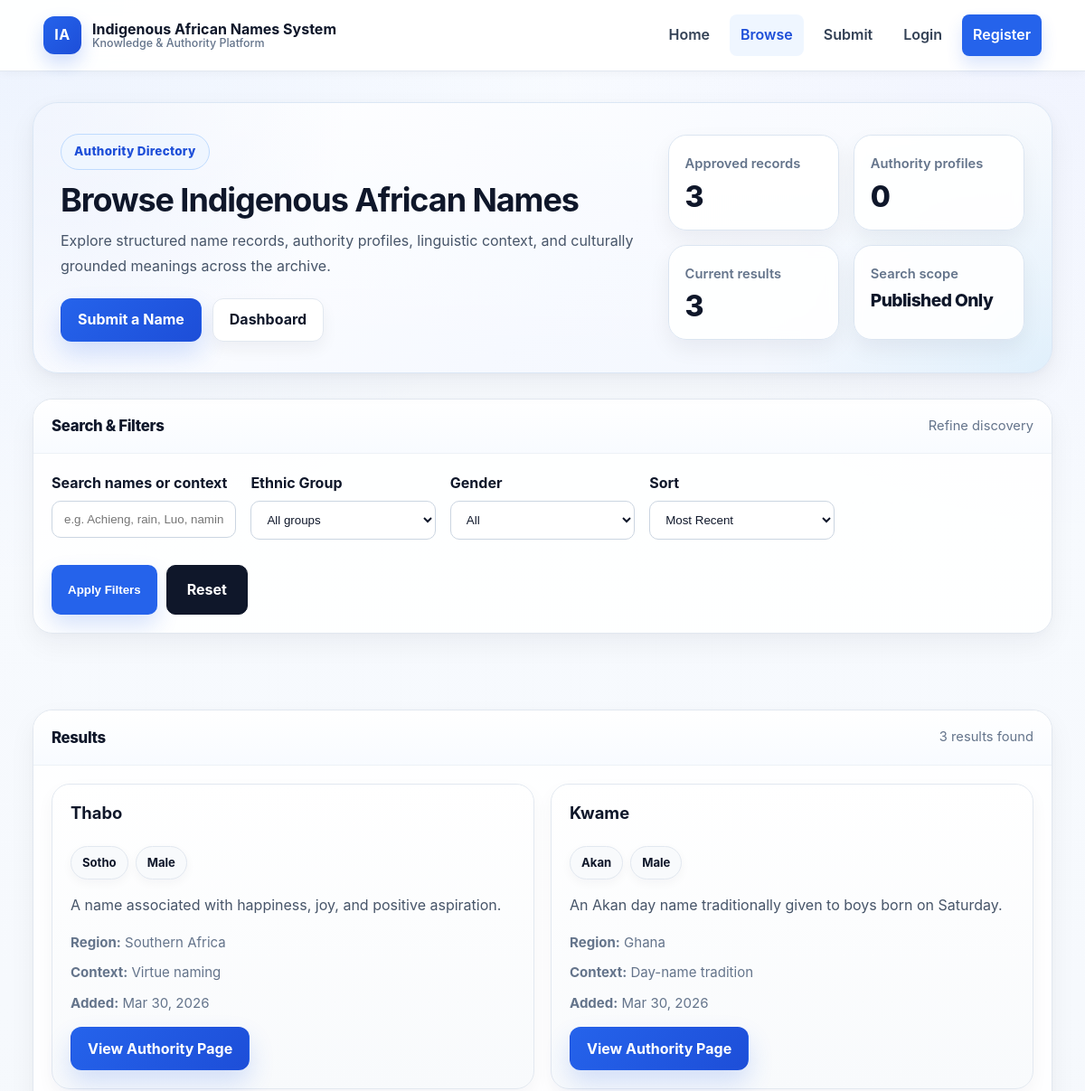
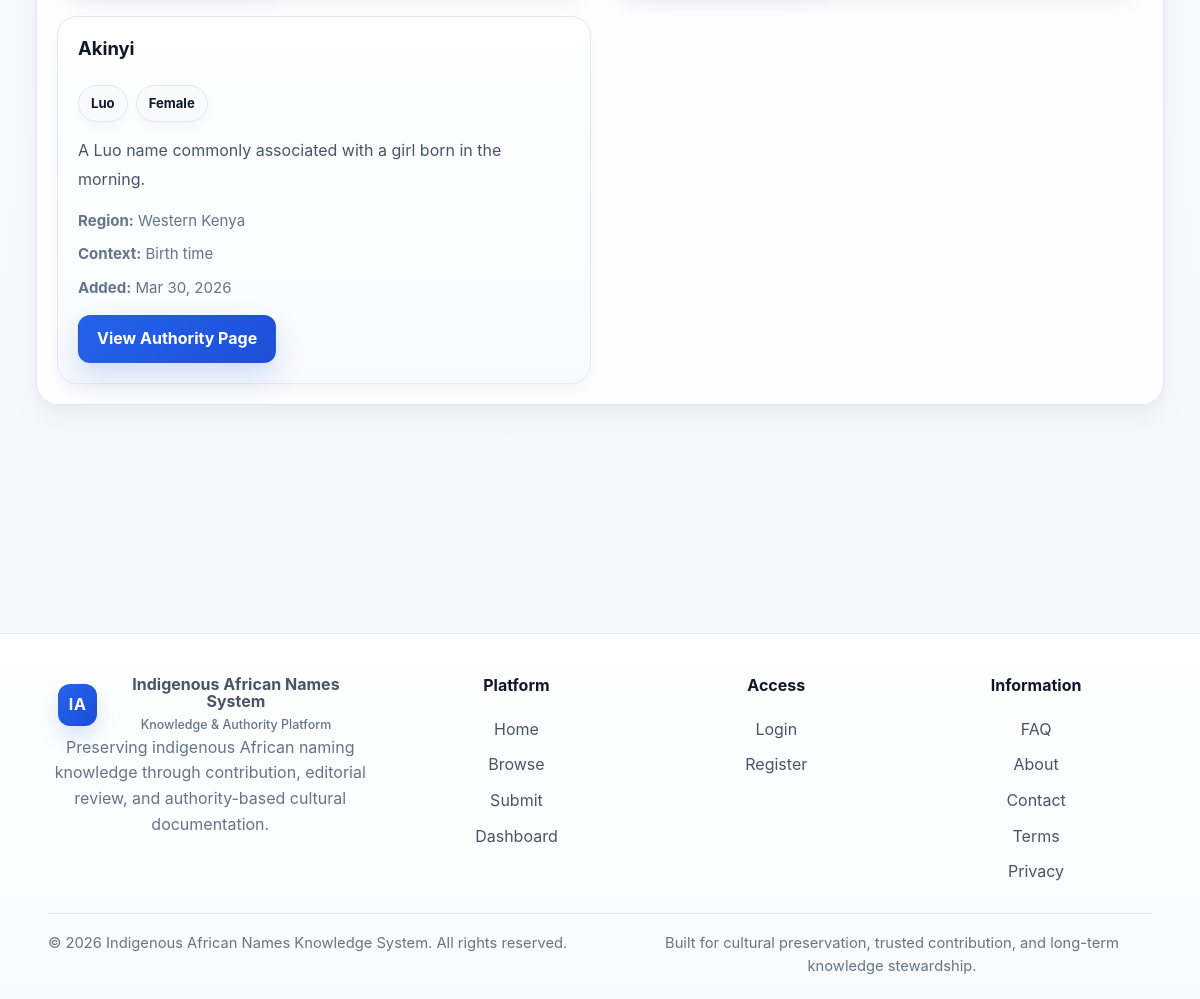
Screenshot of /browse.php with the database file from the repository (2 pictures, top to bottom).
### tables this page shows
CREATE TABLE IF NOT EXISTS name_entries (
    id INT AUTO_INCREMENT PRIMARY KEY,
    name VARCHAR(150) NOT NULL,
    meaning TEXT NOT NULL,
    ethnic_group VARCHAR(150) NOT NULL,
    region VARCHAR(150) DEFAULT NULL,
    gender ENUM('male', 'female', 'unisex', 'other') DEFAULT 'unisex',
    naming_context VARCHAR(255) DEFAULT NULL,
    cultural_explanation TEXT,
    sources TEXT,
    status ENUM('pending', 'approved', 'rejected') NOT NULL DEFAULT 'pending',
    created_by INT DEFAULT NULL,
    created_at TIMESTAMP DEFAULT CURRENT_TIMESTAMP,
    updated_at TIMESTAMP DEFAULT CURRENT_TIMESTAMP ON UPDATE CURRENT_TIMESTAMP,
    CONSTRAINT fk_name_entries_user
        FOREIGN KEY (created_by) REFERENCES users(id)
        ON DELETE SET NULL
);

### includes/auth.php (called while the page is built, shortened)
<?php
function isLoggedIn(): bool
{
    return isset($_SESSION['user']) && is_array($_SESSION['user']);
}
function currentUser(): ?array
{
    if (!isLoggedIn()) {
        return null;
    }
    $user = $_SESSION['user'];
    return [
        'id'    => isset($user['id']) ? (int)$user['id'] : 0,
        'name'  => isset($user['name']) ? trim((string)$user['name']) : '',
        'email' => isset($user['email']) ? trim((string)$user['email']) : '',
        'role'  => isset($user['role']) ? trim((string)$user['role']) : 'contributor',
    ];
}

### public/browse.php (the view, shortened to what this page needs)
<?php
require_once __DIR__ . '/../includes/db.php';
require_once __DIR__ . '/../includes/auth.php';
$user = currentUser();
$role = strtolower(trim((string)($user['role'] ?? '')));
$isEditorOrAdmin = in_array($role, ['editor', 'admin'], true);
function e(string $value): string
{
    return htmlspecialchars($value, ENT_QUOTES, 'UTF-8');
}
function tableExists(PDO $pdo, string $tableName): bool
{
    try {
        $stmt = $pdo->prepare("
            SELECT COUNT(*)
            FROM information_schema.tables
            WHERE table_schema = DATABASE()
              AND table_name = :table
        ");
        $stmt->execute(['table' => $tableName]);
        return (int)$stmt->fetchColumn() > 0;
    } catch (Throwable $e) {
        return false;
    }
}
function tableHasColumn(PDO $pdo, string $tableName, string $columnName): bool
{
    try {
        $stmt = $pdo->prepare("
            SELECT COUNT(*)
            FROM information_schema.columns
            WHERE table_schema = DATABASE()
              AND table_name = :table
              AND column_name = :column
        ");
        $stmt->execute([
            'table' => $tableName,
            'column' => $columnName,
        ]);
        return (int)$stmt->fetchColumn() > 0;
    } catch (Throwable $e) {
        return false;
    }
}
function fetchAllSafe(PDO $pdo, string $sql, array $params = []): array
{
    try {
        $stmt = $pdo->prepare($sql);
        $stmt->execute($params);
        return $stmt->fetchAll(PDO::FETCH_ASSOC) ?: [];
    } catch (Throwable $e) {
        return [];
    }
}
function scalar(PDO $pdo, string $sql, array $params = [], int $default = 0): int
{
    try {
        $stmt = $pdo->prepare($sql);
        $stmt->execute($params);
        $value = $stmt->fetchColumn();
        return $value !== false ? (int)$value : $default;
    } catch (Throwable $e) {
        return $default;
    }
}
function excerpt(?string $text, int $limit = 180): string
{
    $text = trim((string)$text);
    $text = preg_replace('/\s+/', ' ', $text) ?? $text;
    if (mb_strlen($text) <= $limit) {
        return $text;
    }
    return rtrim(mb_substr($text, 0, $limit - 1)) . '…';
}
function formatShortDate(?string $datetime): string
{
    try {
        $dt = new DateTime($datetime);
        return $dt->format('M j, Y');
    } catch (Throwable $e) {
        return $datetime;
    }
}
$hasProfiles = tableExists($pdo, 'name_profiles');
$profileColumns = [
    'overview' => $hasProfiles && tableHasColumn($pdo, 'name_profiles', 'overview'),
    'ai_summary' => $hasProfiles && tableHasColumn($pdo, 'name_profiles', 'ai_summary'),
    'pronunciation' => $hasProfiles && tableHasColumn($pdo, 'name_profiles', 'pronunciation'),
    'variants' => $hasProfiles && tableHasColumn($pdo, 'name_profiles', 'variants'),
    'cultural_significance' => $hasProfiles && tableHasColumn($pdo, 'name_profiles', 'cultural_significance'),
    'linguistic_origin' => $hasProfiles && tableHasColumn($pdo, 'name_profiles', 'linguistic_origin'),
];
$profileJoin = $hasProfiles ? "LEFT JOIN name_profiles np ON np.entry_id = ne.id" : "";
$q = trim((string)($_GET['q'] ?? ''));
$status = trim((string)($_GET['status'] ?? ''));
$sort = trim((string)($_GET['sort'] ?? 'recent'));
$allowedStatuses = ['approved', 'pending', 'rejected'];
if (!$isEditorOrAdmin) {
    $status = 'approved';
} elseif ($status !== '' && !in_array($status, $allowedStatuses, true)) {
    $status = '';
}
$page = max(1, (int)($_GET['page'] ?? 1));
$perPage = 12;
$offset = ($page - 1) * $perPage;
$where = [];
$params = [];
if ($status !== '') {
    $where[] = "ne.status = :status";
    $params['status'] = $status;
} elseif (!$isEditorOrAdmin) {
    $where[] = "ne.status = 'approved'";
}
$whereSql = $where ? ('WHERE ' . implode(' AND ', $where)) : '';
$orderSql = match ($sort) {
    'oldest' => 'ORDER BY ne.created_at ASC, ne.id ASC',
    'name_asc' => 'ORDER BY ne.name ASC, ne.id ASC',
    'name_desc' => 'ORDER BY ne.name DESC, ne.id DESC',
    default => 'ORDER BY ne.created_at DESC, ne.id DESC',
};
$profileSelectParts = [];
$profileSelectParts[] = ($hasProfiles ? "CASE WHEN np.id IS NULL THEN 0 ELSE 1 END AS has_profile" : "0 AS has_profile");
$profileSelectParts[] = ($hasProfiles && $profileColumns['overview']) ? "np.overview AS overview" : "NULL AS overview";
$profileSelectParts[] = ($hasProfiles && $profileColumns['ai_summary']) ? "np.ai_summary AS ai_summary" : "NULL AS ai_summary";
$profileSelectParts[] = ($hasProfiles && $profileColumns['pronunciation']) ? "np.pronunciation AS pronunciation" : "NULL AS pronunciation";
$profileSelectParts[] = ($hasProfiles && $profileColumns['variants']) ? "np.variants AS variants" : "NULL AS variants";
$profileSelect = implode(",\n        ", $profileSelectParts);
$totalResults = scalar($pdo, "
    SELECT COUNT(DISTINCT ne.id)
    FROM name_entries ne
    {$profileJoin}
    {$whereSql}
", $params);
$sql = "
    SELECT
        ne.id,
        ne.name,
        ne.meaning,
        ne.ethnic_group,
        ne.region,
        ne.gender,
        ne.naming_context,
        ne.cultural_explanation,
        ne.status,
        ne.created_at,
        {$profileSelect},
        COALESCE(u.full_name, u.email, 'Unknown User') AS contributor_name
    FROM name_entries ne
    LEFT JOIN users u ON u.id = ne.created_by
    {$profileJoin}
    {$whereSql}
    GROUP BY ne.id
    {$orderSql}
    LIMIT {$perPage} OFFSET {$offset}
";
$results = fetchAllSafe($pdo, $sql, $params);
$totalApproved = scalar($pdo, "SELECT COUNT(*) FROM name_entries WHERE status = 'approved'");
$totalProfiles = $hasProfiles ? scalar($pdo, "SELECT COUNT(*) FROM name_profiles") : 0;
require_once __DIR__ . '/../includes/header.php';
?>
<div class="dashboard-shell browse-page">
    <section class="dashboard-hero">
        <div class="dashboard-hero__grid">
            <div>
                <div class="dashboard-hero__eyebrow">Authority Directory</div>
                <h1>Browse Indigenous African Names</h1>
                <p>
                    Explore structured name records, authority profiles, linguistic context, and culturally grounded meanings across the archive.
                </p>
                <div class="quick-actions">
                    <a class="quick-action-btn quick-action-btn--primary" href="/submit.php">Submit a Name</a>
                    <a class="quick-action-btn quick-action-btn--secondary" href="/dashboard.php">Dashboard</a>
                </div>
            </div>
            <div class="dashboard-hero__stats">
                <div class="hero-mini-card">
                    <div class="hero-mini-card__label">Approved records</div>
                    <div class="hero-mini-card__value"><?= $totalApproved ?></div>
                </div>
                <div class="hero-mini-card">
                    <div class="hero-mini-card__label">Authority profiles</div>
                    <div class="hero-mini-card__value"><?= $totalProfiles ?></div>
                </div>
                <div class="hero-mini-card">
                    <div class="hero-mini-card__label">Current results</div>
                    <div class="hero-mini-card__value"><?= $totalResults ?></div>
                </div>
                <div class="hero-mini-card">
                    <div class="hero-mini-card__label">Search scope</div>
                    <div class="hero-mini-card__value" style="font-size:1.2rem;">
                        <?= $isEditorOrAdmin ? 'All Records' : 'Published Only' ?>
                    </div>
                </div>
            </div>
        </div>
    </section>
    <section class="panel">
        <div class="panel__head">
            <h2 class="panel__title">Search & Filters</h2>
            <div class="panel__subtle">Refine discovery</div>
        </div>
        <div class="panel__body">
            <form method="get" action="/browse.php" class="submission-form browse-filters-form">
                <div class="browse-filters-grid">
                    <div class="form-group">
                        <label for="q">Search names or context</label>
                        <input
                            type="text"
                            id="q"
                            name="q"
                            value="<?= e($q) ?>"
                            placeholder="e.g. Achieng, rain, Luo, naming context"
                        >
                    </div>
                    <div class="form-group">
                        <label for="ethnic_group">Ethnic Group</label>
                        <select id="ethnic_group" name="ethnic_group">
                            <option value="">All groups</option>
                        </select>
                    </div>
                    <div class="form-group">
                        <label for="gender">Gender</label>
                        <select id="gender" name="gender">
                            <option value="">All</option>
                        </select>
                    </div>
                    <div class="form-group">
                        <label for="sort">Sort</label>
                        <select id="sort" name="sort">
                            <option value="recent" <?= $sort === 'recent' ? 'selected' : '' ?>>Most Recent</option>
                        </select>
                    </div>
                </div>
                <div class="form-actions browse-filter-actions">
                    <button type="submit" class="btn-primary">Apply Filters</button>
                    <a class="btn-secondary" href="/browse.php">Reset</a>
                </div>
            </form>
        </div>
    </section>
    <section class="panel">
        <div class="panel__head">
            <h2 class="panel__title">Results</h2>
            <div class="panel__subtle">
                <?= $totalResults ?> result<?= $totalResults === 1 ? '' : 's' ?> found
            </div>
        </div>
        <div class="panel__body">
            <?php if (!$results): ?>
                <div class="empty-state">
                    No names matched your current filters. Try broadening your search, changing the ethnic group filter, or resetting all filters.
                </div>
            <?php else: ?>
                <div class="browse-results-grid">
                    <?php foreach ($results as $row): ?>
                        <?php
                            $meaning = trim((string)($row['meaning'] ?? ''));
                            $overview = trim((string)($row['overview'] ?? ''));
                            $aiSummary = trim((string)($row['ai_summary'] ?? ''));
                            $fallback = trim((string)($row['cultural_explanation'] ?? ''));
                            $summary = excerpt($aiSummary !== '' ? $aiSummary : ($overview !== '' ? $overview : ($fallback !== '' ? $fallback : $meaning)));
                        ?>
                        <article class="browse-card">
                            <div class="browse-card__top">
                                <div>
                                    <h3 class="browse-card__title">
                                        <a href="/name.php?id=<?= (int)$row['id'] ?>">
                                            <?= e((string)$row['name']) ?>
                                        </a>
                                    </h3>
                                    <div class="browse-card__meta-inline">
                                        <?php if (!empty($row['ethnic_group'])): ?>
                                            <span class="dashboard-role-badge browse-badge"><?= e((string)$row['ethnic_group']) ?></span>
                                        <?php endif; ?>
                                        <?php if (!empty($row['gender'])): ?>
                                            <span class="dashboard-role-badge browse-badge"><?= e(ucfirst((string)$row['gender'])) ?></span>
                                        <?php endif; ?>
                                    </div>
                                </div>
                            </div>
                            <?php if ($summary !== ''): ?>
                                <p class="browse-card__summary"><?= e($summary) ?></p>
                            <?php endif; ?>
                            <div class="browse-card__details">
                                <?php if (!empty($row['region'])): ?>
                                    <div><strong>Region:</strong> <?= e((string)$row['region']) ?></div>
                                <?php endif; ?>
                                <?php if (!empty($row['naming_context'])): ?>
                                    <div><strong>Context:</strong> <?= e(excerpt((string)$row['naming_context'], 80)) ?></div>
                                <?php endif; ?>
                                <div><strong>Added:</strong> <?= e(formatShortDate((string)$row['created_at'])) ?></div>
                            </div>
                            <div class="browse-card__footer">
                                <a class="quick-action-btn quick-action-btn--primary" href="/name.php?id=<?= (int)$row['id'] ?>">
                                    View Authority Page
                                </a>
                            </div>
                        </article>
                    <?php endforeach; ?>
                </div>
            <?php endif; ?>
        </div>
    </section>
</div>
<?php require_once __DIR__ . '/../includes/footer.php'; ?>

### rows the page displays
name_entries: name "Thabo", ethnic_group "Sotho", gender "Male", cultural_explanation "A name associated with happiness, joy, and positive aspiration.", region "Southern Africa", naming_context "Virtue naming", created_at "Mar 30, 2026"
name_entries: name "Kwame", ethnic_group "Akan", gender "Male", cultural_explanation "An Akan day name traditionally given to boys born on Saturday.", region "Ghana", naming_context "Day-name tradition", created_at "Mar 30, 2026"
name_entries: name "Akinyi", ethnic_group "Luo", gender "Female", cultural_explanation "A Luo name commonly associated with a girl born in the morning.", region "Western Kenya", naming_context "Birth time", created_at "Mar 30, 2026"

### other values shown
$totalApproved "3"
$totalProfiles "0"
$totalResults "3"
